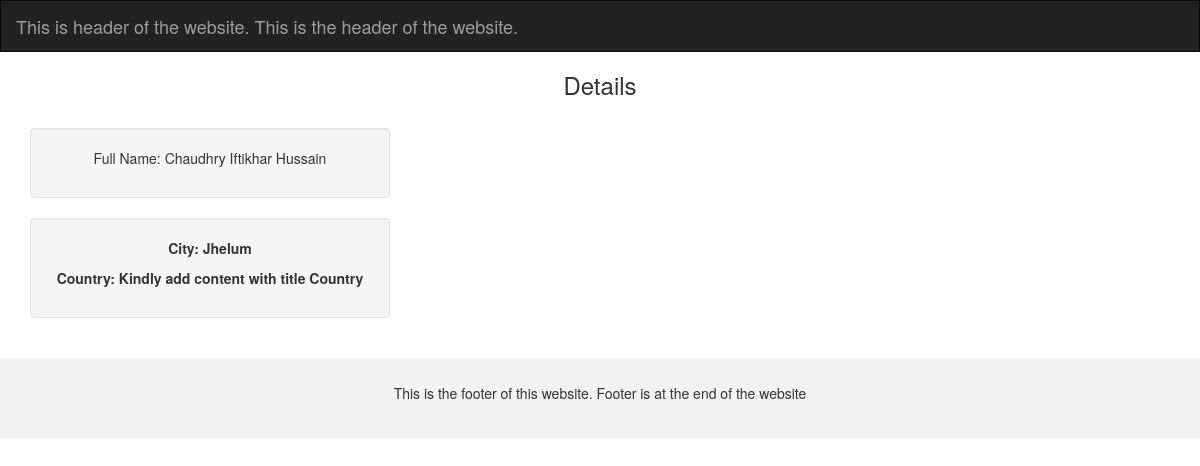
The app's page /application1/contents/ with its own data.
### application1/models.py (models this page shows, shortened)
class PageContent(models.Model):
    title=models.CharField(max_length=20)
    description = models.CharField(max_length=500)

### application1/views.py (the view)
def content(request):
    template_name = 'application1/content.html'
    return render(request, template_name)

### application1/templatetags/tags.py (called while the page is built)
@register.simple_tag
def get_content(arg):
    try:
        obj = PageContent.objects.get(title=arg)
        desc = obj.description
        return desc
    except:
        return "Kindly add content with title " + arg

### application1/templates/application1/content.html (shortened to what this page needs)
{% load tags %}
<!DOCTYPE html>
<html lang="en">
<head>
  <link rel="stylesheet" href="https://maxcdn.bootstrapcdn.com/bootstrap/3.4.0/css/bootstrap.min.css">
</head>
<body>
<nav class="navbar navbar-inverse">
  <div class="container-fluid">
      <a class="navbar-brand" href="#" >{% get_content "Header" %}</a>
    </div>
</nav>
<div class="container text-center">
  <h3>Details</h3><br>
  <div class="row">
    <div class="col-sm-4">
      <div class="well">
       <p>Full Name: {% get_content "Full Name"  %}</p>
      </div>
      <div class="well">
       <p><b>City: {% get_content "City" %}</b></p>
       <p><b>Country: {% get_content "Country" %}</b></p>
      </div>
    </div>
  </div>
</div><br>
<footer class="container-fluid text-center">
  <p>{% get_content "Footer" %}</p>
</footer>
</body>
</html>

### application1/templates/application1/content.html (style rules this page uses)
.navbar { margin-bottom: 0; border-radius: 0; }
footer { background-color: #f2f2f2; padding: 25px; }

### records on screen
PageContent: description "This is header of the website. This is the header of the website."
PageContent: description "Chaudhry Iftikhar Hussain"
PageContent: description "Jhelum"
PageContent: description "This is the footer of this website. Footer is at the end of the website"
